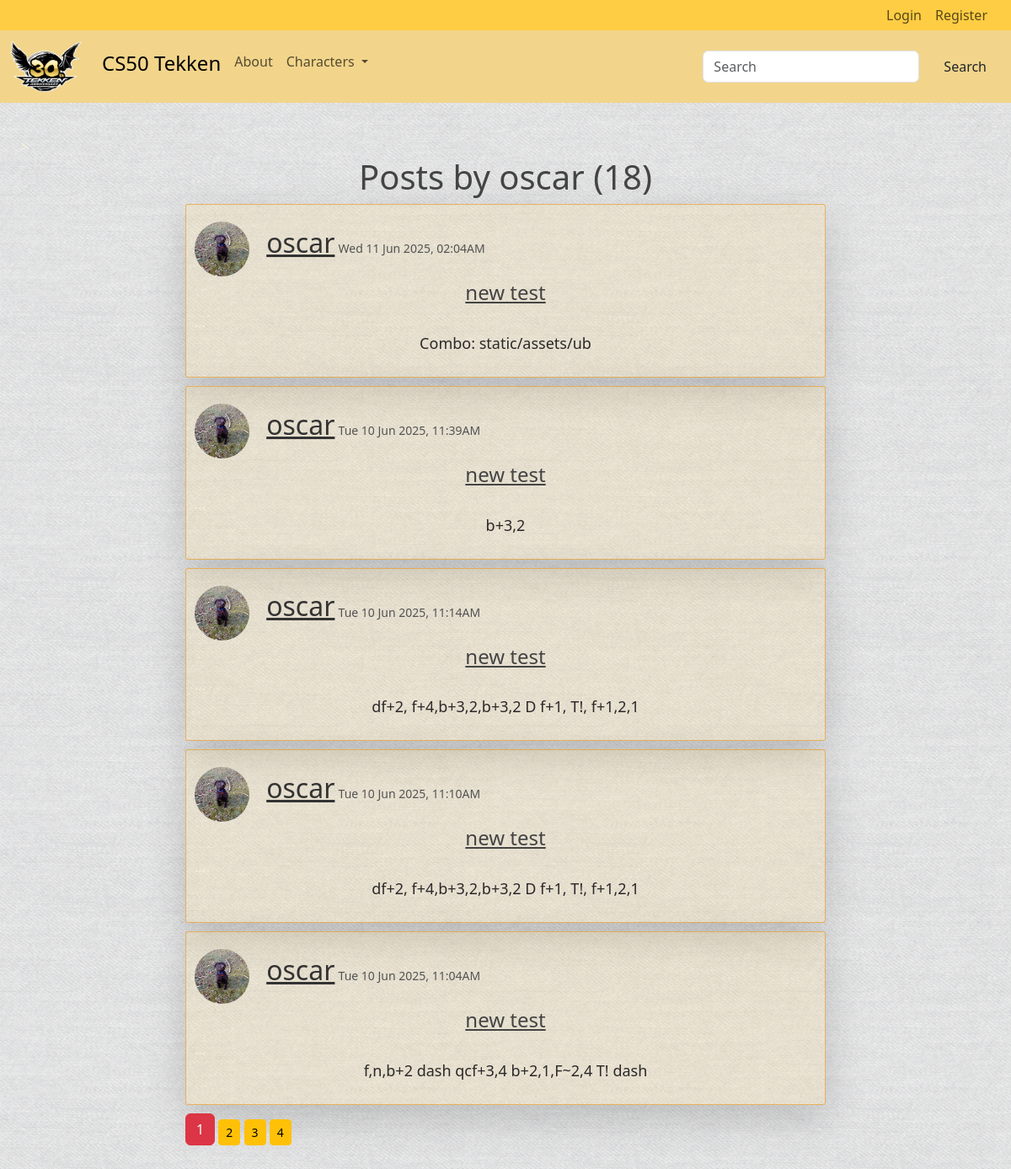
/user/oscar, run on an earlier commit of the app's database.
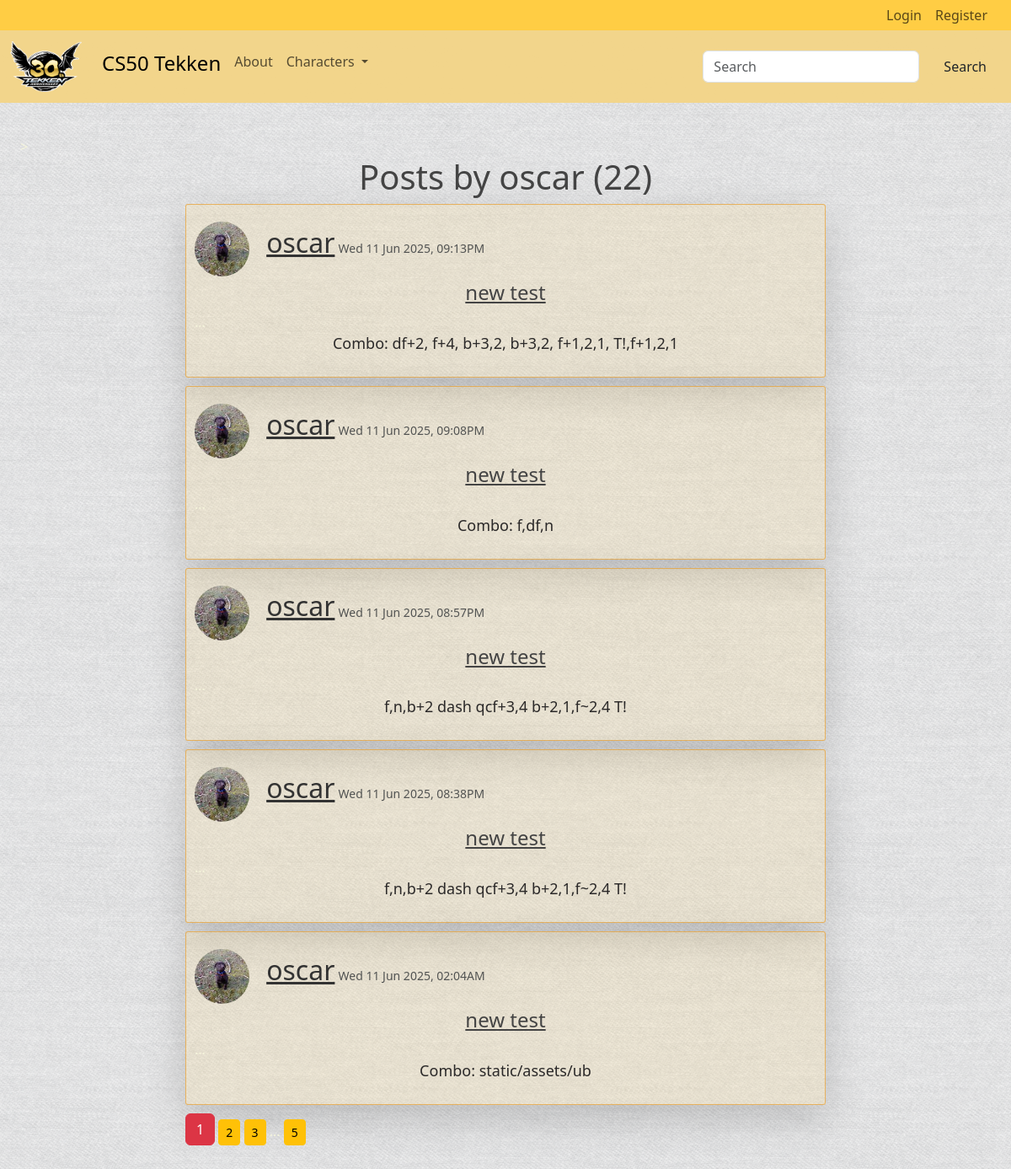
And on a later commit of the database.
### pythonblog/models.py (models this page shows, shortened)
class Post(db.Model):
    id = db.Column(db.Integer, primary_key=True)
    title = db.Column(db.String(100), nullable=False)
    date_posted = db.Column(db.DateTime, nullable=False, default=datetime.now)
    content = db.Column(db.Text, nullable=False)
    user_id = db.Column(db.Integer, db.ForeignKey("user.id"), nullable=False)

class User(db.Model, UserMixin):
    id = db.Column(db.Integer, primary_key=True)
    username = db.Column(db.String(20), unique=True, nullable=False)
    email = db.Column(db.String(120), unique=True, nullable=False)
    image_file = db.Column(db.String(20), nullable=False, default="default.jpg")
    password = db.Column(db.String(60), nullable=False)
    posts = db.relationship("Post", backref="author", lazy=True)

### pythonblog/users/routes.py (the view)
@users.route("/user/<string:username>")
def user_posts(username):
    page = request.args.get("page", default=1, type=int)
    user = User.query.filter_by(username=username).first_or_404()
    posts = (
        Post.query.filter_by(author=user)
        .order_by(Post.date_posted.desc())
        .paginate(page=page, per_page=5)
    )
    return render_template("user_posts.html", posts=posts, user=user)

### pythonblog/templates/user_posts.html
{% extends "layout.html" %}
  {%block content %}
  <div class="flex-container ms-auto mt-3 mb-3 my-5 p-4 mx-auto">>
    <div class="row">
      <div class="col"></div>
      <div class="col-md-8">
        <div class="flex-container">
          <h1 style="text-align: center;">Posts by {{user.username}} ({{posts.total}})</h1>
          {% for post in posts.items %}
            <article class="media content-section shadow-lg">
              <div class="flex-row article-metadata">
                <img class="rounded-circle article-img" src="{{ url_for('static', filename='profile_pics/' + post.author.image_file) }}">
                <a class="mr-2 h2" href="{{ url_for('users.user_posts', username= post.author.username) }}">{{ post.author.username }}</a>
                <small class="text-muted">{{ post.date_posted.strftime('%a %d %b %Y, %I:%M%p') }}</small>
              </div>
              <div class="media-body">
                <h4 style="text-align: center;"><a class="article-title" href="{{ url_for('posts.post', id = post.id) }}">{{ post.title}}</a></h2>
                  ...
                <p class="article-content">{{ post.content }}</p>
              </div>
            </article>
          {% endfor %}
          {% for page_number in posts.iter_pages(left_edge=1,right_edge=1, left_current=2, right_current=2) %}
              {% if page_number %}
                {% if posts.page == page_number %}
                  <a class="btn btn-danger btn-md mb-2" href="{{ url_for('users.user_posts', page=page_number, username=user.username) }}">{{ page_number }}</a>
                {% else %}
                  <a class="btn btn-warning btn-sm" href="{{ url_for('users.user_posts', page=page_number, username=user.username) }}">{{ page_number }}</a>
                {% endif %}
              {% else %}
                ...
              {% endif %}
          {% endfor %}
        </div>
      </div>
      <div class="col"></div>
    </div>
  </div>
{% endblock content %}

What changed in the data, as far as the page shows it:
no longer on this page (row unchanged): Post: image_file (picture), author.username "oscar", date_posted "Tue 10 Jun 2025, 11:39AM", title "new test", content "b+3,2"
no longer on this page (row unchanged): Post: image_file (picture), author.username "oscar", date_posted "Tue 10 Jun 2025, 11:14AM", title "new test", content "df+2, f+4,b+3,2,b+3,2 D f+1, T!, f+1,2,1"
no longer on this page (row unchanged): Post: image_file (picture), author.username "oscar", date_posted "Tue 10 Jun 2025, 11:10AM", title "new test", content "df+2, f+4,b+3,2,b+3,2 D f+1, T!, f+1,2,1"
no longer on this page (row unchanged): Post: image_file (picture), author.username "oscar", date_posted "Tue 10 Jun 2025, 11:04AM", title "new test", content "f,n,b+2 dash qcf+3,4 b+2,1,F~2,4 T! dash"
added Post: image_file (picture), author.username "oscar", date_posted "Wed 11 Jun 2025, 09:13PM", title "new test", content "Combo: df+2, f+4, b+3,2, b+3,2, f+1,2,1, T!,f+1,2,1"
added Post: image_file (picture), author.username "oscar", date_posted "Wed 11 Jun 2025, 09:08PM", title "new test", content "Combo: f,df,n"
added Post: image_file (picture), author.username "oscar", date_posted "Wed 11 Jun 2025, 08:57PM", title "new test", content "f,n,b+2 dash qcf+3,4 b+2,1,f~2,4 T!"
added Post: image_file (picture), author.username "oscar", date_posted "Wed 11 Jun 2025, 08:38PM", title "new test", content "f,n,b+2 dash qcf+3,4 b+2,1,f~2,4 T!"
Also different on the page:
{{ posts.total }}: "18" → "22"
new list line: "5"
list line gone: "4"
